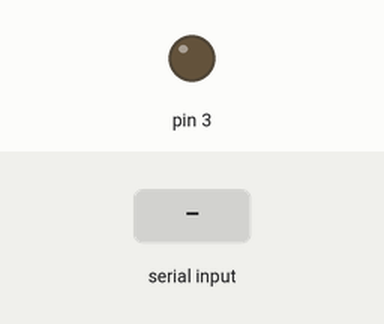
Recording of a sketch running on a simulated Arduino Uno, built with avr-gcc and run on an emulated ATmega328P. Shown: output pins drawn as LEDs (lit = HIGH). Inputs (shaded band) come from the test bench.

Above: at 1.2 s.
1.3 s: "1" received over Serial
At 2.3 s:
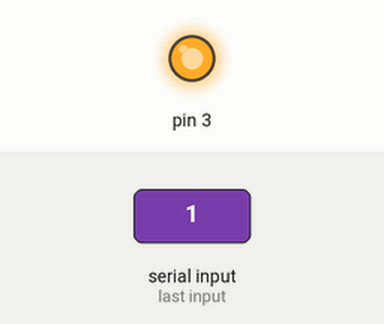
2.8 s: "0" received over Serial
At 3.5 s:
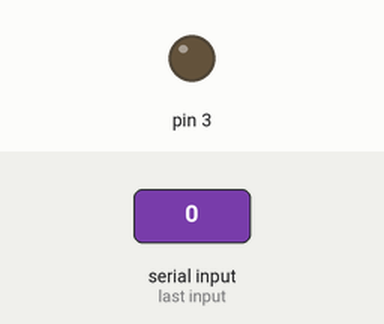
Timing chart, 0 to 5.8 s (numbered marks = the images above; inputs shaded):
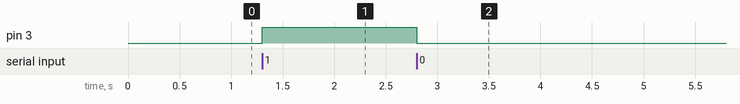

The sketch:

PrenderLED.ino
```cpp
char dato;

void setup() {
  pinMode(3, OUTPUT);
  Serial.begin(9600);
}

void loop() {
  if(Serial.available() > 0){
    dato = Serial.read();
    if(dato == '1'){
      digitalWrite(3, HIGH);
    }
    if(dato == '0'){
      digitalWrite(3, LOW);
    }
  }
}
```

Measured:
- after the input at 1.3 s, pin 3: LOW → HIGH at once
- after the input at 2.8 s, pin 3: HIGH → LOW at once
